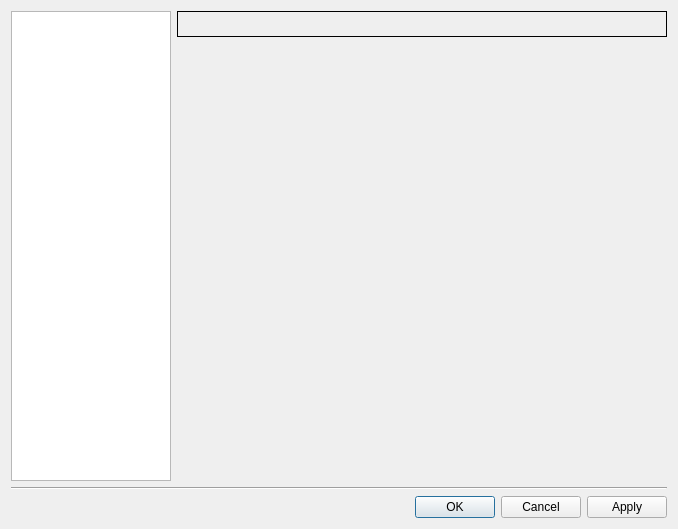
<ui version="4.0" >
 <class>PreferencesDialog</class>
 <widget class="QDialog" name="PreferencesDialog" >
  <property name="geometry" >
   <rect>
    <x>0</x>
    <y>0</y>
    <width>678</width>
    <height>529</height>
   </rect>
  </property>
  <property name="sizePolicy" >
   <sizepolicy vsizetype="Expanding" hsizetype="Expanding" >
    <horstretch>2</horstretch>
    <verstretch>2</verstretch>
   </sizepolicy>
  </property>
  <property name="windowTitle" >
   <string>Preferences</string>
  </property>
  <property name="windowIcon" >
   <iconset resource="../../../../gns3-artwork/svg_resources.qrc" >:/images/logo_icon.png</iconset>
  </property>
  <property name="modal" >
   <bool>true</bool>
  </property>
  <layout class="QGridLayout" >
   <item row="0" column="0" >
    <widget class="QListWidget" name="listWidget" >
     <property name="sizePolicy" >
      <sizepolicy vsizetype="Expanding" hsizetype="Fixed" >
       <horstretch>0</horstretch>
       <verstretch>0</verstretch>
      </sizepolicy>
     </property>
     <property name="maximumSize" >
      <size>
       <width>160</width>
       <height>16777215</height>
      </size>
     </property>
     <property name="font" >
      <font>
       <pointsize>12</pointsize>
       <weight>75</weight>
       <bold>true</bold>
      </font>
     </property>
    </widget>
   </item>
   <item row="0" column="1" >
    <layout class="QVBoxLayout" >
     <property name="spacing" >
      <number>3</number>
     </property>
     <item>
      <widget class="QLabel" name="titleLabel" >
       <property name="sizePolicy" >
        <sizepolicy vsizetype="Maximum" hsizetype="Preferred" >
         <horstretch>1</horstretch>
         <verstretch>0</verstretch>
        </sizepolicy>
       </property>
       <property name="font" >
        <font>
         <pointsize>16</pointsize>
         <underline>false</underline>
        </font>
       </property>
       <property name="frameShape" >
        <enum>QFrame::Box</enum>
       </property>
       <property name="frameShadow" >
        <enum>QFrame::Plain</enum>
       </property>
      </widget>
     </item>
     <item>
      <widget class="QStackedWidget" name="stackedWidget" >
       <property name="sizePolicy" >
        <sizepolicy vsizetype="MinimumExpanding" hsizetype="Expanding" >
         <horstretch>1</horstretch>
         <verstretch>1</verstretch>
        </sizepolicy>
       </property>
       <widget class="QWidget" name="page" />
      </widget>
     </item>
    </layout>
   </item>
   <item row="1" column="0" colspan="2" >
    <widget class="Line" name="line" >
     <property name="orientation" >
      <enum>Qt::Horizontal</enum>
     </property>
    </widget>
   </item>
   <item row="2" column="0" colspan="2" >
    <widget class="QDialogButtonBox" name="buttonBox" >
     <property name="orientation" >
      <enum>Qt::Horizontal</enum>
     </property>
     <property name="standardButtons" >
      <set>QDialogButtonBox::Apply|QDialogButtonBox::Cancel|QDialogButtonBox::NoButton|QDialogButtonBox::Ok</set>
     </property>
    </widget>
   </item>
  </layout>
 </widget>
 <tabstops>
  <tabstop>listWidget</tabstop>
  <tabstop>buttonBox</tabstop>
 </tabstops>
 <resources>
  <include location="../../../../gns3-artwork/svg_resources.qrc" />
 </resources>
 <connections>
  <connection>
   <sender>buttonBox</sender>
   <signal>accepted()</signal>
   <receiver>PreferencesDialog</receiver>
   <slot>accept()</slot>
   <hints>
    <hint type="sourcelabel" >
     <x>248</x>
     <y>270</y>
    </hint>
    <hint type="destinationlabel" >
     <x>157</x>
     <y>274</y>
    </hint>
   </hints>
  </connection>
  <connection>
   <sender>buttonBox</sender>
   <signal>rejected()</signal>
   <receiver>PreferencesDialog</receiver>
   <slot>reject()</slot>
   <hints>
    <hint type="sourcelabel" >
     <x>316</x>
     <y>276</y>
    </hint>
    <hint type="destinationlabel" >
     <x>286</x>
     <y>274</y>
    </hint>
   </hints>
  </connection>
 </connections>
</ui>
